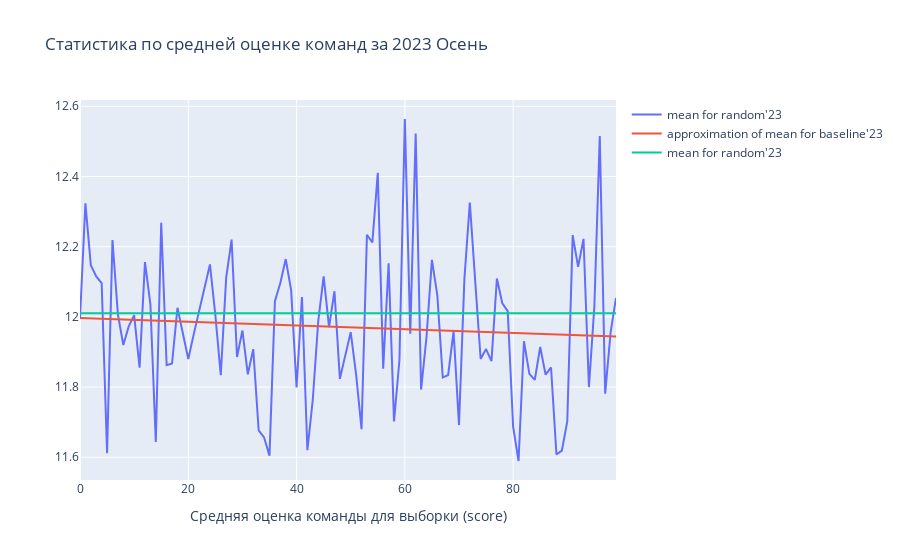

This figure's notebook cell:
### Code cell
grapth = go.Figure()
grapth.add_trace(go.Scatter(x=list(stat_projects_23.keys()), y=[x[0][0] for x in list(stat_projects_23.values())], mode='lines', name="mean for random'23"))
grapth.add_trace(go.Scatter(x=x, y=y, mode='lines', name="approximation of mean for baseline'23"))

grapth.add_trace(go.Scatter(x=list(stat_projects_23.keys()), y=[mean_baseline_23]*100, mode='lines', name="mean for random'23"))
grapth.update_layout(title='Cтатистика по средней оценке команд за 2023 Осень', xaxis_title='Средняя оценка команды для выборки (score)', yaxis_title='')

grapth.show()
